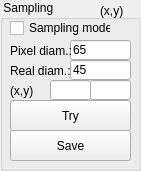
   <widget class="QGroupBox" name="groupBox_4">
    <property name="geometry">
     <rect>
      <x>530</x>
      <y>10</y>
      <width>141</width>
      <height>171</height>
     </rect>
    </property>
    <property name="title">
     <string> Sampling </string>
    </property>
    <widget class="QLineEdit" name="edtPixelDiam">
     <property name="geometry">
      <rect>
       <x>70</x>
       <y>40</y>
       <width>61</width>
       <height>20</height>
      </rect>
     </property>
     <property name="text">
      <string>65</string>
     </property>
    </widget>
    <widget class="QLabel" name="label">
     <property name="geometry">
      <rect>
       <x>10</x>
       <y>40</y>
       <width>61</width>
       <height>21</height>
      </rect>
     </property>
     <property name="text">
      <string>Pixel diam.:</string>
     </property>
    </widget>
    <widget class="QLabel" name="label_2">
     <property name="geometry">
      <rect>
       <x>10</x>
       <y>60</y>
       <width>61</width>
       <height>21</height>
      </rect>
     </property>
     <property name="text">
      <string>Real diam.:</string>
     </property>
    </widget>
    <widget class="QLineEdit" name="edtRealDiam">
     <property name="geometry">
      <rect>
       <x>70</x>
       <y>60</y>
       <width>61</width>
       <height>20</height>
      </rect>
     </property>
     <property name="text">
      <string>45</string>
     </property>
    </widget>
    <widget class="QCheckBox" name="cbSamplingMode">
     <property name="geometry">
      <rect>
       <x>10</x>
       <y>20</y>
       <width>101</width>
       <height>16</height>
      </rect>
     </property>
     <property name="text">
      <string>Sampling mode</string>
     </property>
    </widget>
    <widget class="QLineEdit" name="edtSamplingX">
     <property name="geometry">
      <rect>
       <x>50</x>
       <y>80</y>
       <width>41</width>
       <height>20</height>
      </rect>
     </property>
    </widget>
    <widget class="QLabel" name="label_3">
     <property name="geometry">
      <rect>
       <x>10</x>
       <y>80</y>
       <width>31</width>
       <height>21</height>
      </rect>
     </property>
     <property name="text">
      <string>(x,y)</string>
     </property>
    </widget>
    <widget class="QLineEdit" name="edtSamplingY">
     <property name="geometry">
      <rect>
       <x>90</x>
       <y>80</y>
       <width>41</width>
       <height>20</height>
      </rect>
     </property>
    </widget>
    <widget class="QPushButton" name="btnSamplingTry">
     <property name="geometry">
      <rect>
       <x>10</x>
       <y>100</y>
       <width>121</width>
       <height>31</height>
      </rect>
     </property>
     <property name="text">
      <string>Try</string>
     </property>
    </widget>
    <widget class="QPushButton" name="btnSamplingTry_2">
     <property name="geometry">
      <rect>
       <x>10</x>
       <y>130</y>
       <width>121</width>
       <height>31</height>
      </rect>
     </property>
     <property name="text">
      <string>Save</string>
     </property>
    </widget>
    <widget class="QLabel" name="labelSamplePos">
     <property name="geometry">
      <rect>
       <x>100</x>
       <y>0</y>
       <width>31</width>
       <height>21</height>
      </rect>
     </property>
     <property name="text">
      <string>(x,y)</string>
     </property>
    </widget>
   </widget>
